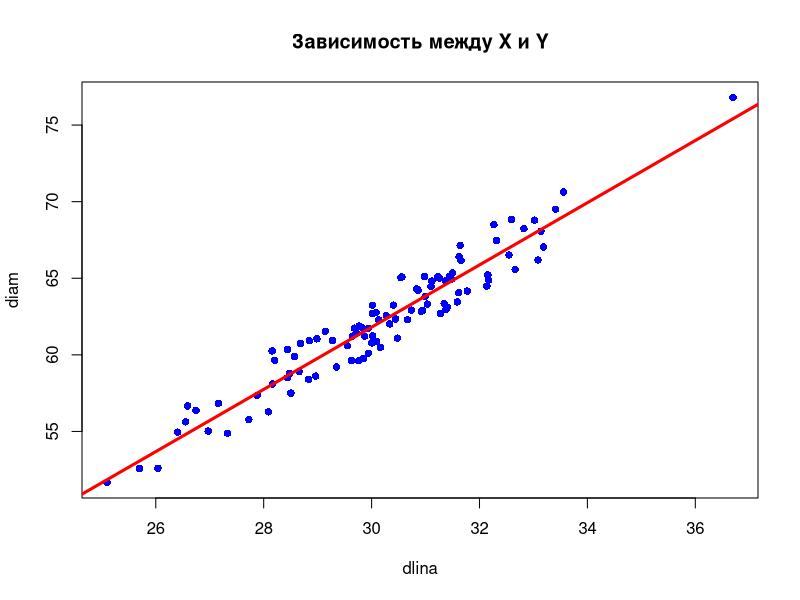

This chart was generated by the following R code:
# setwd('./third_lab')

dlina <- scan("./X_2.txt", sep=" ")
diam <- scan("./Y_2.txt", sep=" ")
# Построим облако точек
plot(dlina, diam, col="blue",type="p",pch=16,
xlab="dlina",ylab="diam",main="Зависимость между X и Y")


myregress <- lm(formula = diam ~ dlina)
myregress

# Построим график уравнения однофакторной линейной регрессии (с
# найденными коэффициентами)
abline(myregress,col="red",lwd="3",add=TRUE)